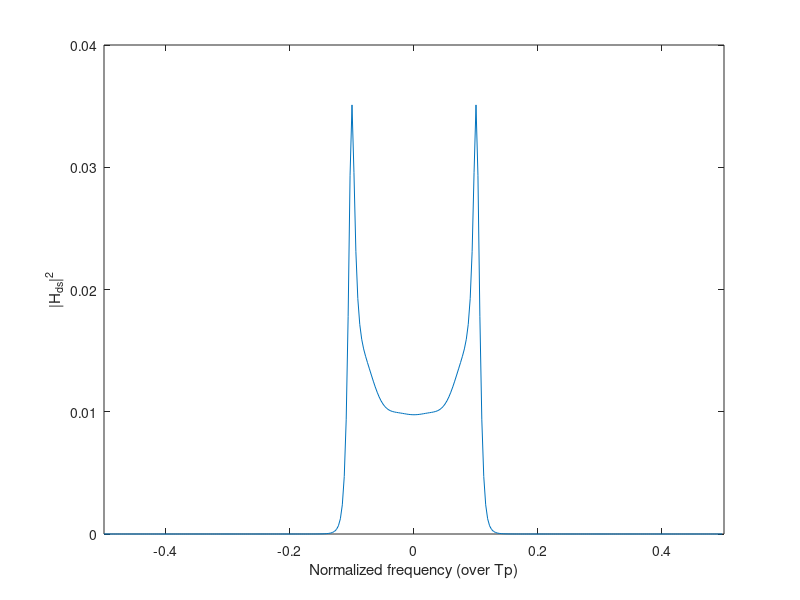
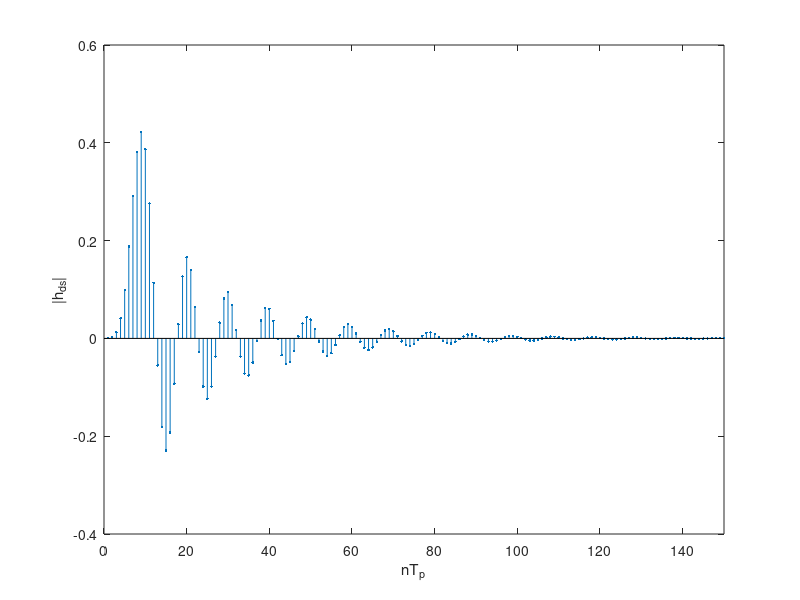
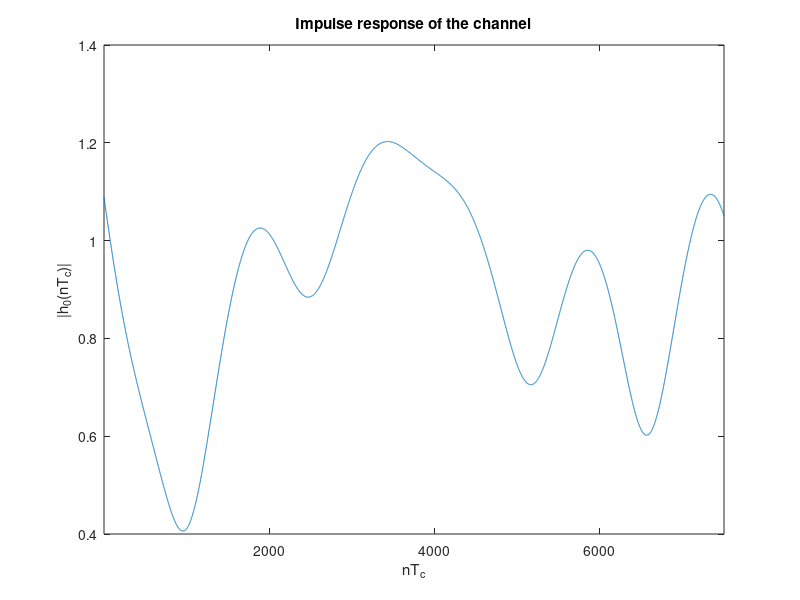

Source code (MATLAB) for these figures, in order: (Note: this script raises an error after producing the figures.)
clc; close all; clear global; clearvars;

%% SETUP OF THE GIVEN PARAMETERS
Tc=1;
fd=(40*10^-5)/Tc;
Tp=1/10*(1/fd); 
Nsamples=80000;
hplot_samples=7500;
KdB=2;
K=10^(KdB/10); 
C=sqrt(K/(K+1)); 

%setup of the doppler filter coefficients (page 317)
a_ds=[1, -4.4153, 8.6283, -9.4592, 6.1051, -1.3542, -3.3622, 7.2390, -7.9361, 5.1221, -1.8401, 2.8706e-1];
b_ds=[1.3651e-4, 8.1905e-4, 2.0476e-3, 2.7302e-3, 2.0476e-3, 9.0939e-4, 6.7852e-4, 1.3550e-3, 1.8076e-3, 1.3550e-3, 5.3726e-4, 6.1818e-5, -7.1294e-5, ...
    -9.5058e-5, -7.1294e-5, -2.5505e-5, 1.3321e-5, 4.5186e-5, 6.0248e-5, 4.5186e-5, 1.8074e-5, 3.0124e-6];
% The energy of the doppler filter needs to be normalized to 1
h_ds=impz(b_ds, a_ds);
E_hds=sum(h_ds.^2);
b_ds=b_ds/sqrt(E_hds);
Npoints=Nsamples/Tp;
[Hds, f]=freqz(b_ds,a_ds,Npoints,'whole');
Hds2=(1/Npoints)*abs(Hds).^2;
% Hds=fft(h_ds, Npoints);
% Hds2=abs(Hds).^2;
D_f=fftshift(Hds2);
figure, plot((f/(2*pi))-0.5, D_f)
ylabel('|H_{ds}|^2')
xlim([-0.5 0.5])
xlabel('Normalized frequency (over Tp)')
%normalize the power of h0.
Md=1-C^2;

%% SIMULATION OF THE CHANNEL IMPULSE RESPONSE
%compute the transient as 5*Neq*Tp because the final sampling time is Tq 
pvec=abs(roots(a_ds));
pmax=max(pvec);
Neq=ceil(-1/log(pmax));
transient=5*Tp*Neq;
%transient=length(h_ds)*Tp;

h_nsamples=Nsamples+transient;
w_samples=ceil(h_nsamples/Tp);
% Complex-valued Gaussian white noise with zero mean and unit variance
w=wgn(w_samples,1,0,'complex');

h_full=filter(b_ds, a_ds, w);
figure, stem(impz(b_ds,a_ds),'.'), ylabel('|h_{ds}|'), xlabel('nT_p'), xlim([0 150])

%interpolation to Tq
t = 1:length(h_full);
t_int = Tc/Tp:Tc/Tp:length(h_full);
h_int = interp1(t, h_full, t_int, 'spline');

%multiply by sqrt(M_h0) to give the desired power 
h_int=h_int*sqrt(Md);

%drop the transient and add C because of LOS component
h=h_int(transient+1:end)+C;


%plot of 7500 samples of h
figure, 
plot(abs(h(1:hplot_samples)))
xlabel('nT_c')
ylabel('|h_0(nT_c)|')
xlim([1 hplot_samples])
title('Impulse response of the channel')

%% ESTIMATE OF THE PDF OF H0bar

h_bar=h/sqrt(C^2+Md); % the normalization here does not make much sense
% as M_h0=1-C^2, but it's to keep the formulas as in the book

% mean and variance of the realization of h
h_sd=std(abs(h_bar));
h_mean=mean(abs(h_bar));
% magnitude
mag_h=abs(h_bar);
% fit the data with a Rice ditribution to derive the parameters 
[v, s]=ricefit(mag_h);
% parameters v ans s are related to the rice factor K (wikipedia rician
% distribution)
K_est=v^2/(2*s^2); % estimated value of K 

% compute the theoretical and the estimated distributions
x=linspace(0,3,1000);
est=ricepdf(x,v,s);
v_th=sqrt(K/(K+1));
s_th=sqrt(1/(2*(K+1)));
th=ricepdf(x,v_th,s_th );

% plot of the theoretical and estimated distributions
figure
%plot(x,est,'r'), hold on, plot(x,th,'b')
Nbins=17;
%histogram(mag_h, Nbins,'Normalization','pdf','DisplayStyle','stairs'), hold on, plot(x,th,'r-.'),% hold on, plot(x,est,'k'),
plot(x,est,'r-.'), hold on, plot(x,th,'k--'),
legend('pdf with K_{est}','theoretical pdf')
title('Estimate of the pdf of h_0')
ylabel('f_x(a)')
xlabel('a')
%legend('Histogram','theoretical pdf','Estimated pdf')

%% SPECTRUM ESTIMATION

% Welch estimator
D=ceil(Nsamples/4);   %window length
S=ceil(D/2);   %overlap

w_welch=window(@bartlett,D);
%w_welch=kaiser(D,5);

Welch_P = welchPSD(h', w_welch, S);
Welch_P=Welch_P/Nsamples;
%f=1/Tc:1/Tc:Nsamples;
Welch_centered=fftshift(Welch_P);

figure,
freq1=[-Nsamples/2+1:Nsamples/2];
freq2=[-Npoints/2+1:Npoints/2];
% freq2=[-1/Tp:1/Tp:1/Tp];
peak=10*log10(C^2);
analytic=10*log10(Md*D_f);
analytic(length(analytic)/2)=peak;
plot(freq1, 10*log10(Welch_centered)) , hold on, plot(freq2, analytic,'r')

ylim([-40 0])
%ylim([-55 -15])
xlim([-5*Nsamples*fd 5*Nsamples*fd])
xticks([-160 -128 -96 -64 -32 0 32 64 96 128 160])
xticklabels({'-5f_d','-4f_d','-3f_d','-2f_d','-f_d','0','f_d','2f_d','3f_d','4f_d','5f_d'});
ylabel('PSD [dB]')
xlabel('f')
legend('Estimate','Theoretical curve')
